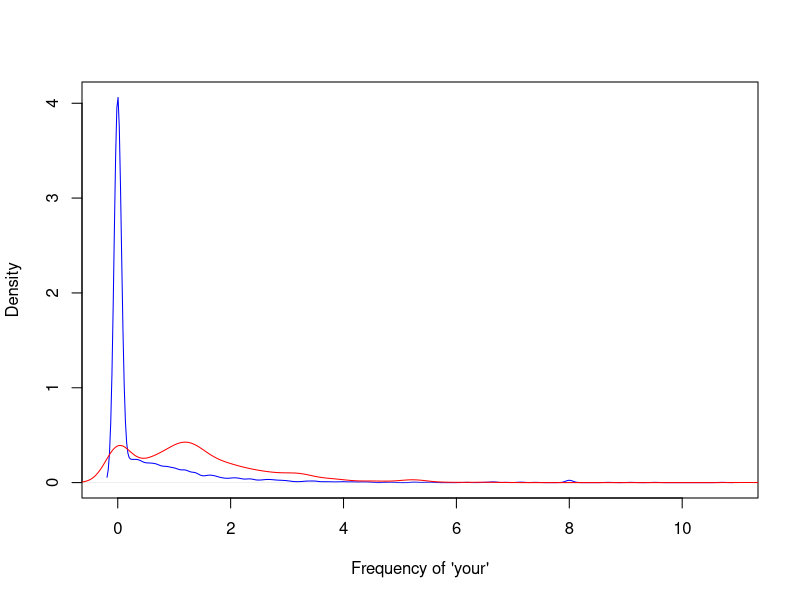
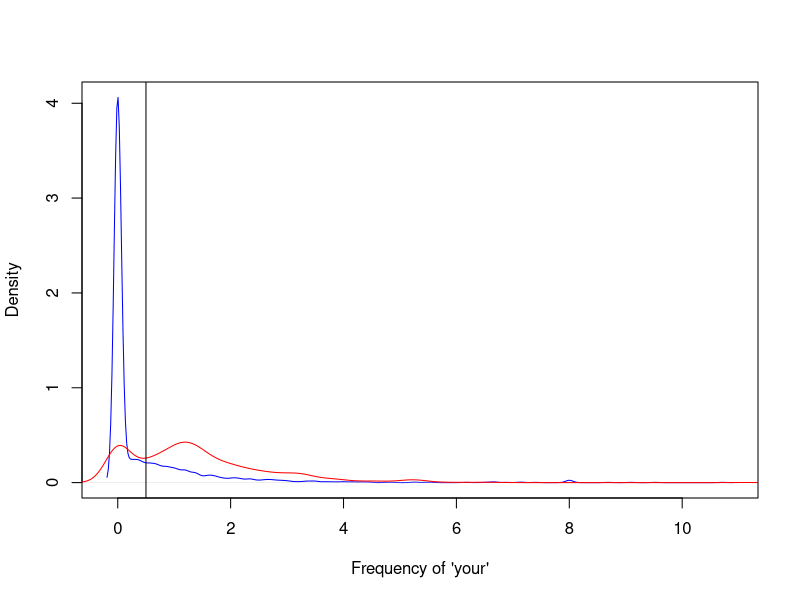
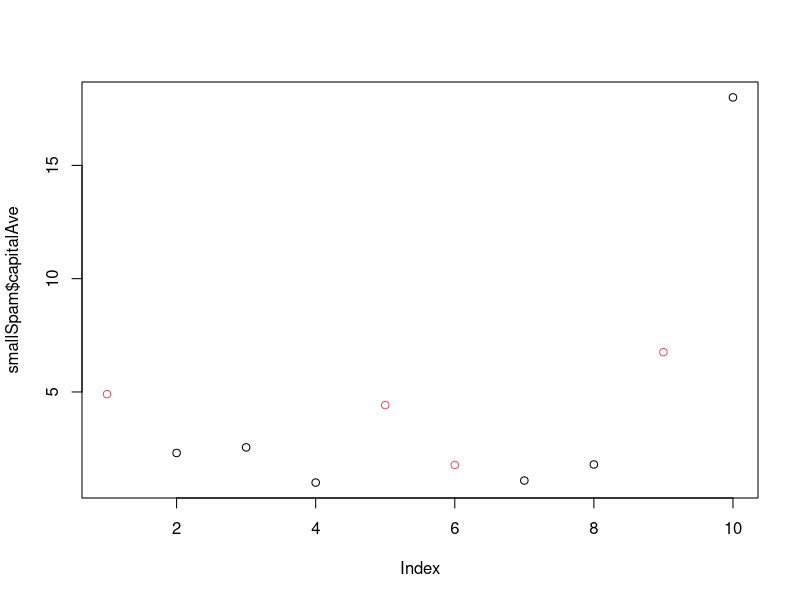

Generate these figures, in order, with R:
## ---- chunk 1
library(kernlab)
data(spam)
head(spam)
## ---- chunk 2
plot(density(spam$your[spam$type=="nonspam"]),
     col="blue",main="",xlab="Frequency of 'your'")
lines(density(spam$your[spam$type=="spam"]),col="red")
## ---- chunk 3
plot(density(spam$your[spam$type=="nonspam"]),
     col="blue",main="",xlab="Frequency of 'your'")
lines(density(spam$your[spam$type=="spam"]),col="red")
abline(v=0.5,col="black")
## ---- chunk 4
prediction<-ifelse(spam$your>0.5,"spam","nonspam")
table(prediction,spam$type)/length(spam$type)
## ---- chunk 5
set.seed(333)
smallSpam = spam[sample(dim(spam)[1],size=10),]
spamLabel = (smallSpam$type=="spam")*1+1
plot(smallSpam$capitalAve,col=spamLabel)
